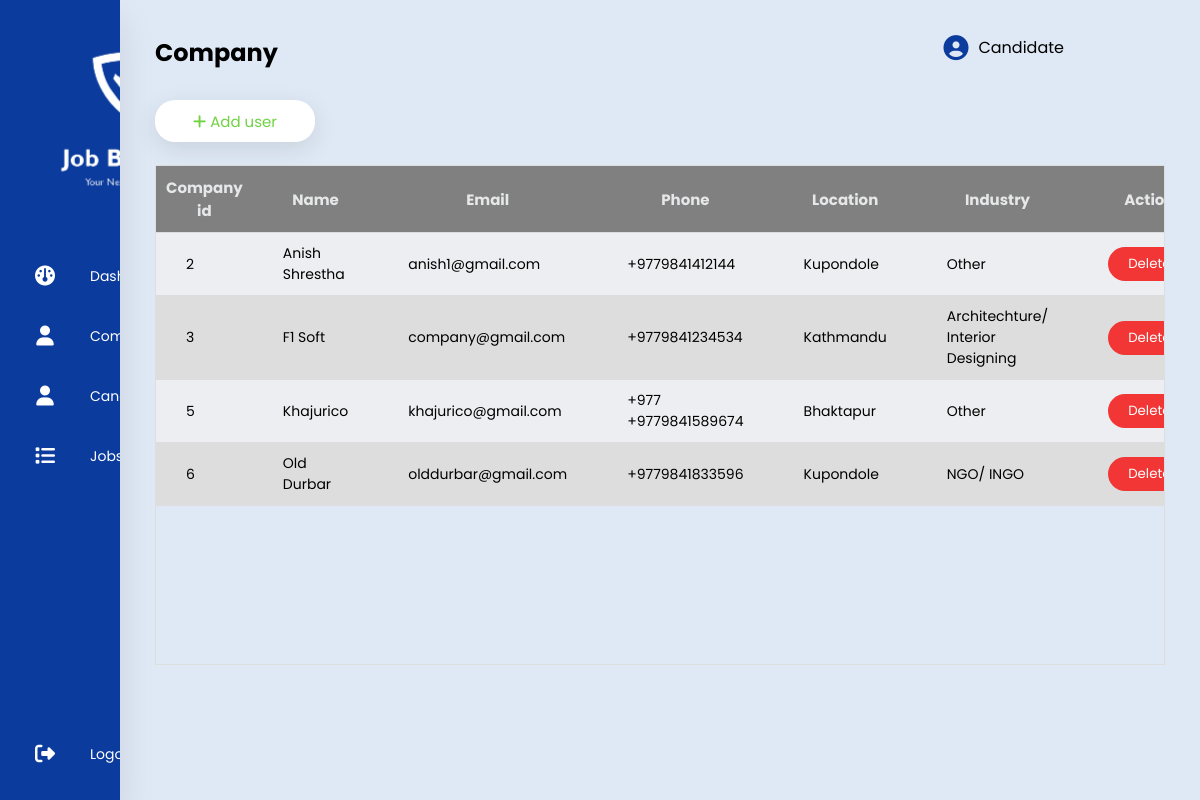
Screenshot of /company/ (signed in) with the database file from the repository.
### user/models.py (models this page shows, shortened)
class CustomUser (AbstractBaseUser, PermissionsMixin):
    display_picture = models.ImageField(upload_to='images/user', help_text='Display picture containing a person or a logo.', null=True, blank=True)
    name = models.CharField(max_length=20, null=False)
    phone = PhoneNumberField(null=True, blank=True, unique=True)
    email = models.EmailField(_('email_address'), unique=True, max_length=200)
    location = models.CharField(max_length=30, null=True, blank=True)
    description =  models.CharField(max_length=900, null=True, blank=True)
    is_verified = models.BooleanField(default=False)
    is_active = models.BooleanField(default=False)
    is_staff = models.BooleanField(default=False)
    class UserType(models.IntegerChoices):
        ADMIN = 1, _('Admin'),
        COMPANY = 2, _('Company'),
        CANDIDATE = 3, _('Candidate')
    user_type = models.IntegerField(choices=UserType.choices, blank=True, null=True)
    USERNAME_FIELD = 'email'
    REQUIRED_FIELDS = ['name', 'phone', 'location',]
    objects = CustomUserManager()

class Company(models.Model):
    selections = [('Architechture/ Interior Designing', 'Architechture/ Interior Designing'),
                  ('IT & Telecommunication', 'IT & Telecommunication'),
                  ('Teaching/ Education', 'Teaching/ Education'),
                  ('NGO/ INGO', 'NGO/ INGO'),
                  ('Graphics/ Designing', 'Graphics/ Designing'),
                  ('Hospitality', 'Hospitality'),
                  ('Sales/ Public Relation', 'Sales/ Public Relation'),
                  ('Legal Services', 'Legal Services'),
                  ('Other', 'Other')]
    user = models.OneToOneField(CustomUser, on_delete=models.CASCADE)
    industry = models.CharField('Industry', max_length=200,
            choices=selections, null=False, default='Other')
    website = models.CharField(max_length=20, null=True, blank=True)
    est_year = models.PositiveSmallIntegerField(null=True, blank=True)
    banner_image = models.ImageField(upload_to='images/user/company', help_text='Job Banner', null=True, blank=True)

### adminPanel/views.py (the view, shortened to what this page needs)
# urls.py: path('company/', addCompany, name='company'),
@login_required(login_url='/')
def addCompany(request):
    form = CustomUserForm
    comp_form = CompanyForm
    userData = CustomUser.objects.filter(user_type='2')
    compData = Company.objects.all()
    context = {
               'form': form,
               'comp_form': comp_form,
               'userData': userData,
               'compData': compData,
               'title': 'Company'
               }
    return render(request, 'company.html', context)

### templates/company.html (shortened to what this page needs)
{% extends 'main.html' %}
{% block content%}
<section class="main">
    <div class="main-top">
        <h1>{{title}}</h1>
        <div class="user-option">
            <i class="fas fa-circle-user"></i>
            <span>{{user.name}}</span>
        </div>
    </div>
            <div class="main-section">
                <div id="addButton">
                    <button class="add" onclick="openform()">
                      <i class="fas fa-add"></i>
                      <span>Add user</span>
                    </button>
                </div>
                <div class="header_fixed", id="table">
                    <table>
                        <thead>
                            <tr>
                                <th>Company id</th>
                                <th>Name</th>
                                <th>Email</th>
                                <th>Phone</th>
                                <th>Location</th>
                                <th>Industry</th>
                                <th>Action</th>
                            </tr>
                        </thead>
                        <tbody>
                            {% for sp in compData  %}
                            <tr>
                                <td>{{sp.id}}</td>
                                <td>{{sp.user.name}}</td>
                                <td>{{sp.user.email}}</td>
                                <td>{{sp.user.phone}}</td>
                                <td>{{sp.user.location}}</td>
                                <td>{{sp.industry}}</td>
                                <td><form action="{% url 'delete-user' sp.user.id %}" method="post">
                                  <input type="submit" value="Delete">
                                </form></td>
                            </tr>
                            {% endfor %}
                        </tbody>
                    </table>
                </div>
                            </section>
{% endblock content%}

### static/styles/mystyle.css (style rules this page uses)
* { margin: 0; padding: 0; outline: none; border: none; text-decoration: none; box-sizing: border-box; font-family: "Poppins", sans-serif; }
body { background-color: #dfe9f5; }
.main { position: relative; padding: 35px; width: 90%; }
.main-top { display: flex; width: 90%; justify-content: space-between; }
.main-top .user-option { display: flex; justify-content: space-between; }
.main-top i { margin-right: 10px; font-size: 25px; color: #0b3b9d; cursor: pointer; }
.main-section { display: flex; margin-top: 20px; }
table { width: 100%; border-collapse: collapse; }
.header_fixed { margin-top: 75px; max-height: 100vh; width: 100%; overflow: auto; border: 1px solid #dddddd; }
.header_fixed thead th { position: sticky; top: 0; background-color: grey; color: #e6e7e8; font-size: 15px; }
th { border-bottom: 1px solid #dddddd; padding: 10px 10px; font-size: 14px; }
td { border-bottom: 1px solid #dddddd; padding: 10px 30px; font-size: 14px; }
tr:nth-child(even) { background-color: #dddddd; }
tr:nth-child(odd) { background-color: #edeef1; }
td form input { border: none; padding: 7px 20px; border-radius: 20px; background-color: #f23535; color: #fff; cursor: pointer; }
#addButton { display: flex; justify-content: left; position: absolute ; top: 100px; }
.add { border-radius: 20px; background-color: #fff; height: 42px; font-size: 15px; color: #70D242; border: none; width: 160px; box-shadow: 0 7px 25px rgba(0, 0, 0, 0.1); cursor: pointer; }

### templates/main.html (style rules this page uses)
.header_fixed { height: 500px }

### rows the page displays
CustomUser: name "Candidate"
Company: id "2", user.name "Anish Shrestha", user.email "anish1@gmail.com", user.phone "+9779841412144", user.location "Kupondole", industry "Other"
Company: id "3", user.name "F1 Soft", user.email "company@gmail.com", user.phone "+9779841234534", user.location "Kathmandu", industry "Architechture/ Interior Designing"
Company: id "5", user.name "Khajurico", user.email "khajurico@gmail.com", user.phone "+977 +9779841589674", user.location "Bhaktapur", industry "Other"
Company: id "6", user.name "Old Durbar", user.email "olddurbar@gmail.com", user.phone "+9779841833596", user.location "Kupondole", industry "NGO/ INGO"

### other values shown
{{ title }} "Company"
